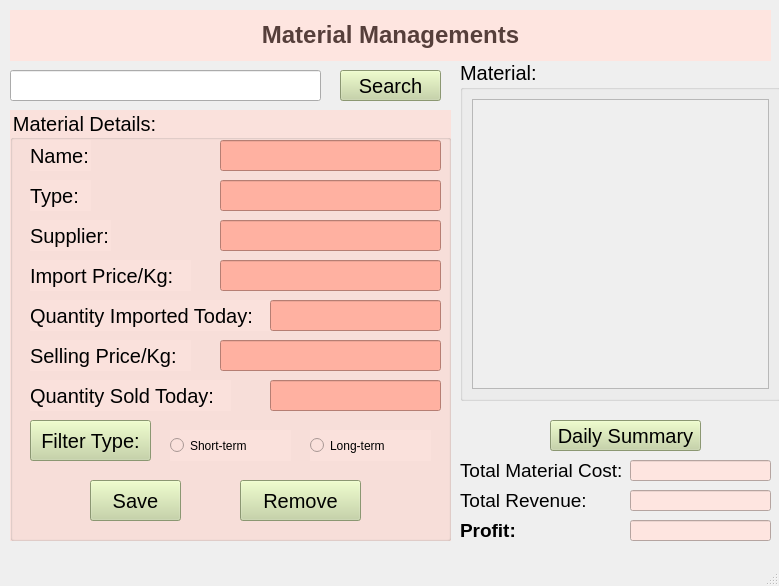
<?xml version="1.0" encoding="UTF-8"?>
<ui version="4.0">
 <class>mainWindow</class>
 <widget class="QMainWindow" name="mainWindow">
  <property name="geometry">
   <rect>
    <x>0</x>
    <y>0</y>
    <width>779</width>
    <height>586</height>
   </rect>
  </property>
  <property name="windowTitle">
   <string>MainWindow</string>
  </property>
  <widget class="QWidget" name="centralwidget">
   <widget class="QLabel" name="label">
    <property name="geometry">
     <rect>
      <x>10</x>
      <y>10</y>
      <width>761</width>
      <height>51</height>
     </rect>
    </property>
    <property name="styleSheet">
     <string notr="true">background-color: rgb(254, 229, 224);
font: 20pt &quot;MS Shell Dlg 2&quot;;</string>
    </property>
    <property name="text">
     <string>&lt;html&gt;&lt;head/&gt;&lt;body&gt;&lt;p align=&quot;center&quot;&gt;&lt;span style=&quot; font-size:18pt; font-weight:600; color:#563f3b;&quot;&gt;Material Managements&lt;/span&gt;&lt;/p&gt;&lt;/body&gt;&lt;/html&gt;</string>
    </property>
    <property name="alignment">
     <set>Qt::AlignCenter</set>
    </property>
   </widget>
   <widget class="QGroupBox" name="groupBox">
    <property name="geometry">
     <rect>
      <x>460</x>
      <y>60</y>
      <width>321</width>
      <height>341</height>
     </rect>
    </property>
    <property name="font">
     <font>
      <pointsize>15</pointsize>
     </font>
    </property>
    <property name="styleSheet">
     <string notr="true"/>
    </property>
    <property name="title">
     <string>Material:</string>
    </property>
    <layout class="QVBoxLayout" name="verticalLayout">
     <item>
      <widget class="QScrollArea" name="scrollArea">
       <property name="widgetResizable">
        <bool>true</bool>
       </property>
       <widget class="QWidget" name="scrollAreaWidgetContents">
        <property name="geometry">
         <rect>
          <x>0</x>
          <y>0</y>
          <width>299</width>
          <height>295</height>
         </rect>
        </property>
        <layout class="QVBoxLayout" name="verticalLayout_3">
         <item>
          <layout class="QVBoxLayout" name="verticalLayoutButton"/>
         </item>
        </layout>
       </widget>
      </widget>
     </item>
    </layout>
   </widget>
   <widget class="QGroupBox" name="groupBox_2">
    <property name="geometry">
     <rect>
      <x>10</x>
      <y>110</y>
      <width>441</width>
      <height>431</height>
     </rect>
    </property>
    <property name="font">
     <font>
      <pointsize>15</pointsize>
     </font>
    </property>
    <property name="styleSheet">
     <string notr="true">background-color: rgb(250, 225, 220);
</string>
    </property>
    <property name="title">
     <string>Material Details:</string>
    </property>
    <widget class="QLabel" name="label_2">
     <property name="geometry">
      <rect>
       <x>20</x>
       <y>30</y>
       <width>61</width>
       <height>31</height>
      </rect>
     </property>
     <property name="font">
      <font>
       <pointsize>15</pointsize>
      </font>
     </property>
     <property name="text">
      <string>Name:</string>
     </property>
    </widget>
    <widget class="QLineEdit" name="lineEditName">
     <property name="geometry">
      <rect>
       <x>210</x>
       <y>30</y>
       <width>221</width>
       <height>31</height>
      </rect>
     </property>
     <property name="font">
      <font>
       <pointsize>15</pointsize>
      </font>
     </property>
     <property name="styleSheet">
      <string notr="true">background-color: rgb(255, 177, 161);</string>
     </property>
    </widget>
    <widget class="QLineEdit" name="lineEditType">
     <property name="geometry">
      <rect>
       <x>210</x>
       <y>70</y>
       <width>221</width>
       <height>31</height>
      </rect>
     </property>
     <property name="font">
      <font>
       <pointsize>15</pointsize>
      </font>
     </property>
     <property name="styleSheet">
      <string notr="true">background-color: rgb(255, 177, 161);</string>
     </property>
    </widget>
    <widget class="QLabel" name="label_3">
     <property name="geometry">
      <rect>
       <x>20</x>
       <y>70</y>
       <width>61</width>
       <height>31</height>
      </rect>
     </property>
     <property name="font">
      <font>
       <pointsize>15</pointsize>
      </font>
     </property>
     <property name="text">
      <string>Type:</string>
     </property>
    </widget>
    <widget class="QLabel" name="label_4">
     <property name="geometry">
      <rect>
       <x>20</x>
       <y>110</y>
       <width>81</width>
       <height>31</height>
      </rect>
     </property>
     <property name="font">
      <font>
       <pointsize>15</pointsize>
      </font>
     </property>
     <property name="text">
      <string>Supplier:</string>
     </property>
    </widget>
    <widget class="QLabel" name="label_5">
     <property name="geometry">
      <rect>
       <x>20</x>
       <y>150</y>
       <width>161</width>
       <height>31</height>
      </rect>
     </property>
     <property name="font">
      <font>
       <pointsize>15</pointsize>
      </font>
     </property>
     <property name="text">
      <string>Import Price/Kg:</string>
     </property>
    </widget>
    <widget class="QPushButton" name="pushButtonSave">
     <property name="geometry">
      <rect>
       <x>80</x>
       <y>370</y>
       <width>91</width>
       <height>41</height>
      </rect>
     </property>
     <property name="font">
      <font>
       <pointsize>15</pointsize>
      </font>
     </property>
     <property name="styleSheet">
      <string notr="true">background-color: rgb(195, 211, 159);</string>
     </property>
     <property name="text">
      <string>Save</string>
     </property>
     <property name="icon">
      <iconset>
       <normaloff>../images/check.png</normaloff>../images/check.png</iconset>
     </property>
     <property name="iconSize">
      <size>
       <width>16</width>
       <height>32</height>
      </size>
     </property>
    </widget>
    <widget class="QPushButton" name="pushButtonRemove">
     <property name="geometry">
      <rect>
       <x>230</x>
       <y>370</y>
       <width>121</width>
       <height>41</height>
      </rect>
     </property>
     <property name="font">
      <font>
       <pointsize>15</pointsize>
      </font>
     </property>
     <property name="styleSheet">
      <string notr="true">background-color: rgb(195, 211, 159);</string>
     </property>
     <property name="text">
      <string>Remove</string>
     </property>
     <property name="icon">
      <iconset>
       <normaloff>../images/remove.png</normaloff>../images/remove.png</iconset>
     </property>
     <property name="iconSize">
      <size>
       <width>16</width>
       <height>32</height>
      </size>
     </property>
    </widget>
    <widget class="QLabel" name="label_7">
     <property name="geometry">
      <rect>
       <x>20</x>
       <y>190</y>
       <width>241</width>
       <height>31</height>
      </rect>
     </property>
     <property name="font">
      <font>
       <pointsize>15</pointsize>
      </font>
     </property>
     <property name="text">
      <string>Quantity Imported Today:</string>
     </property>
    </widget>
    <widget class="QLabel" name="label_8">
     <property name="geometry">
      <rect>
       <x>20</x>
       <y>230</y>
       <width>161</width>
       <height>31</height>
      </rect>
     </property>
     <property name="font">
      <font>
       <pointsize>15</pointsize>
      </font>
     </property>
     <property name="text">
      <string>Selling Price/Kg:</string>
     </property>
    </widget>
    <widget class="QLabel" name="label_9">
     <property name="geometry">
      <rect>
       <x>20</x>
       <y>270</y>
       <width>201</width>
       <height>31</height>
      </rect>
     </property>
     <property name="font">
      <font>
       <pointsize>15</pointsize>
      </font>
     </property>
     <property name="text">
      <string>Quantity Sold Today:</string>
     </property>
    </widget>
    <widget class="QLineEdit" name="lineEditSupplier">
     <property name="geometry">
      <rect>
       <x>210</x>
       <y>110</y>
       <width>221</width>
       <height>31</height>
      </rect>
     </property>
     <property name="font">
      <font>
       <pointsize>15</pointsize>
      </font>
     </property>
     <property name="styleSheet">
      <string notr="true">background-color: rgb(255, 177, 161);</string>
     </property>
    </widget>
    <widget class="QLineEdit" name="lineEditImportPrice">
     <property name="geometry">
      <rect>
       <x>210</x>
       <y>150</y>
       <width>221</width>
       <height>31</height>
      </rect>
     </property>
     <property name="font">
      <font>
       <pointsize>15</pointsize>
      </font>
     </property>
     <property name="styleSheet">
      <string notr="true">background-color: rgb(255, 177, 161);</string>
     </property>
    </widget>
    <widget class="QLineEdit" name="lineEditQuantityImported">
     <property name="geometry">
      <rect>
       <x>260</x>
       <y>190</y>
       <width>171</width>
       <height>31</height>
      </rect>
     </property>
     <property name="font">
      <font>
       <pointsize>15</pointsize>
      </font>
     </property>
     <property name="styleSheet">
      <string notr="true">background-color: rgb(255, 177, 161);</string>
     </property>
    </widget>
    <widget class="QLineEdit" name="lineEditSellingPrice">
     <property name="geometry">
      <rect>
       <x>210</x>
       <y>230</y>
       <width>221</width>
       <height>31</height>
      </rect>
     </property>
     <property name="font">
      <font>
       <pointsize>15</pointsize>
      </font>
     </property>
     <property name="styleSheet">
      <string notr="true">background-color: rgb(255, 177, 161);</string>
     </property>
    </widget>
    <widget class="QLineEdit" name="lineEditQuantitySold">
     <property name="geometry">
      <rect>
       <x>260</x>
       <y>270</y>
       <width>171</width>
       <height>31</height>
      </rect>
     </property>
     <property name="font">
      <font>
       <pointsize>15</pointsize>
      </font>
     </property>
     <property name="styleSheet">
      <string notr="true">background-color: rgb(255, 177, 161);</string>
     </property>
    </widget>
    <widget class="QPushButton" name="pushButtonFilterType">
     <property name="geometry">
      <rect>
       <x>20</x>
       <y>310</y>
       <width>121</width>
       <height>41</height>
      </rect>
     </property>
     <property name="font">
      <font>
       <pointsize>15</pointsize>
      </font>
     </property>
     <property name="styleSheet">
      <string notr="true">background-color: rgb(195, 211, 159);</string>
     </property>
     <property name="text">
      <string>Filter Type:</string>
     </property>
     <property name="icon">
      <iconset>
       <normaloff>../images/ic_remove.png</normaloff>../images/ic_remove.png</iconset>
     </property>
     <property name="iconSize">
      <size>
       <width>32</width>
       <height>32</height>
      </size>
     </property>
    </widget>
    <widget class="QRadioButton" name="radioButtonShortterm">
     <property name="geometry">
      <rect>
       <x>160</x>
       <y>320</y>
       <width>121</width>
       <height>31</height>
      </rect>
     </property>
     <property name="styleSheet">
      <string notr="true">font: 14pt &quot;MS Shell Dlg 2&quot;;</string>
     </property>
     <property name="text">
      <string>Short-term</string>
     </property>
    </widget>
    <widget class="QRadioButton" name="radioButtonLongterm">
     <property name="geometry">
      <rect>
       <x>300</x>
       <y>320</y>
       <width>121</width>
       <height>31</height>
      </rect>
     </property>
     <property name="styleSheet">
      <string notr="true">font: 14pt &quot;MS Shell Dlg 2&quot;;</string>
     </property>
     <property name="text">
      <string>Long-term</string>
     </property>
    </widget>
   </widget>
   <widget class="QPushButton" name="pushButtonSearch">
    <property name="geometry">
     <rect>
      <x>340</x>
      <y>70</y>
      <width>101</width>
      <height>31</height>
     </rect>
    </property>
    <property name="font">
     <font>
      <pointsize>15</pointsize>
     </font>
    </property>
    <property name="styleSheet">
     <string notr="true">background-color: rgb(195, 211, 159);</string>
    </property>
    <property name="text">
     <string>Search</string>
    </property>
    <property name="icon">
     <iconset>
      <normaloff>../images/search.png</normaloff>../images/search.png</iconset>
    </property>
    <property name="iconSize">
     <size>
      <width>16</width>
      <height>32</height>
     </size>
    </property>
   </widget>
   <widget class="QLineEdit" name="lineEditSearch">
    <property name="geometry">
     <rect>
      <x>10</x>
      <y>70</y>
      <width>311</width>
      <height>31</height>
     </rect>
    </property>
   </widget>
   <widget class="QPushButton" name="pushButtonDailySummary">
    <property name="geometry">
     <rect>
      <x>550</x>
      <y>420</y>
      <width>151</width>
      <height>31</height>
     </rect>
    </property>
    <property name="font">
     <font>
      <pointsize>15</pointsize>
     </font>
    </property>
    <property name="styleSheet">
     <string notr="true">background-color: rgb(195, 211, 159);</string>
    </property>
    <property name="text">
     <string>Daily Summary</string>
    </property>
    <property name="icon">
     <iconset>
      <normaloff>../images/ic_remove.png</normaloff>../images/ic_remove.png</iconset>
    </property>
    <property name="iconSize">
     <size>
      <width>32</width>
      <height>32</height>
     </size>
    </property>
   </widget>
   <widget class="QLabel" name="label_6">
    <property name="geometry">
     <rect>
      <x>460</x>
      <y>480</y>
      <width>171</width>
      <height>41</height>
     </rect>
    </property>
    <property name="text">
     <string>&lt;html&gt;&lt;head/&gt;&lt;body&gt;&lt;p&gt;&lt;span style=&quot; font-size:14pt;&quot;&gt;Total Revenue:&lt;/span&gt;&lt;/p&gt;&lt;/body&gt;&lt;/html&gt;</string>
    </property>
   </widget>
   <widget class="QLineEdit" name="lineEditRevenue">
    <property name="geometry">
     <rect>
      <x>630</x>
      <y>490</y>
      <width>141</width>
      <height>21</height>
     </rect>
    </property>
    <property name="styleSheet">
     <string notr="true">background-color: rgb(254, 229, 224);</string>
    </property>
   </widget>
   <widget class="QLabel" name="label_10">
    <property name="geometry">
     <rect>
      <x>460</x>
      <y>500</y>
      <width>171</width>
      <height>61</height>
     </rect>
    </property>
    <property name="styleSheet">
     <string notr="true">font: 75 14pt &quot;MS Shell Dlg 2&quot;;</string>
    </property>
    <property name="text">
     <string>&lt;html&gt;&lt;head/&gt;&lt;body&gt;&lt;p&gt;&lt;span style=&quot; font-size:14pt; font-weight:600;&quot;&gt;Profit:&lt;/span&gt;&lt;/p&gt;&lt;/body&gt;&lt;/html&gt;</string>
    </property>
   </widget>
   <widget class="QLineEdit" name="lineEditProfit">
    <property name="geometry">
     <rect>
      <x>630</x>
      <y>520</y>
      <width>141</width>
      <height>21</height>
     </rect>
    </property>
    <property name="styleSheet">
     <string notr="true">background-color: rgb(254, 229, 224);</string>
    </property>
   </widget>
   <widget class="QLineEdit" name="lineEditCost">
    <property name="geometry">
     <rect>
      <x>630</x>
      <y>460</y>
      <width>141</width>
      <height>21</height>
     </rect>
    </property>
    <property name="styleSheet">
     <string notr="true">background-color: rgb(254, 229, 224);</string>
    </property>
   </widget>
   <widget class="QLabel" name="label_11">
    <property name="geometry">
     <rect>
      <x>460</x>
      <y>450</y>
      <width>181</width>
      <height>41</height>
     </rect>
    </property>
    <property name="text">
     <string>&lt;html&gt;&lt;head/&gt;&lt;body&gt;&lt;p&gt;&lt;span style=&quot; font-size:14pt;&quot;&gt;Total Material Cost:&lt;/span&gt;&lt;/p&gt;&lt;/body&gt;&lt;/html&gt;</string>
    </property>
   </widget>
  </widget>
  <widget class="QMenuBar" name="menubar">
   <property name="geometry">
    <rect>
     <x>0</x>
     <y>0</y>
     <width>779</width>
     <height>22</height>
    </rect>
   </property>
  </widget>
  <widget class="QStatusBar" name="statusbar"/>
  <zorder>dockWidget_2</zorder>
  <zorder>dockWidget</zorder>
 </widget>
 <resources/>
 <connections/>
</ui>
